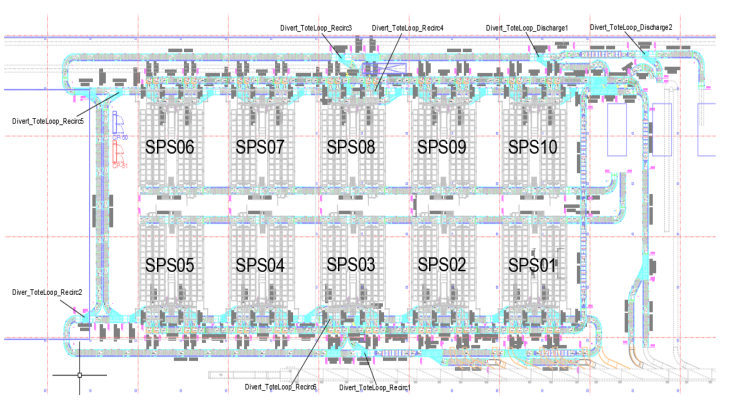
#> input picture AEO_Ottawa/ottawa_aeo_map.png, 1481 x 829 px (shown at 1/2 size)
$ python main_OTT.py
#> lines starting #> are read from the running program, lines starting #| are printed output that depends on the picture; after the words box and inside, x2 and y2 are one past the last pixel; in counts of white or black regions, pixels touching at a corner belong together
### AEO_Ottawa/helper_functions_OTT.py
import cv2
import time
import sys
from pandas import *
from datetime import datetime
import re
import numpy as np
import glob


# OPEN_CV Image Properties

COLOR_BLACK = (0, 0, 0)
COLOR_GREY = (100, 100, 100)
COLOR_WHITE = (255, 255, 255)
COLOR_YELLOW = (0, 200, 255)
COLOR_GREEN = (0, 255, 0)
COLOR_DARK_GREEN = (80, 220, 80)
COLOR_RED = (0, 0, 255)
CIRCLE_RAD_SMALL = 15
CIRCLE_RAD_MEDIUM = 24
CIRCLE_RAD_BIG = 30
TEXT_FONT_SIZE = 1
TEXT_FONT_THICKNESS = 2

# OPEN_CV Video Properties

# Video will be saved at 2 FPS. Slow to properly track the tote
FRAME_RATE = 2
# 200 ms was found to be a good balance
WAIT_KEY_PARAM= 200
# Video format
VIDEO_FORMAT = cv2.VideoWriter_fourcc(*'MP4V')

# Manually sourced coordinates of the stations

station_coordinates = {
	"Divert_SPS01_HighwayFeeder": (1070, 590),
	"Divert_SPS02_HighwayFeeder": (890, 590),
	"Divert_SPS03_HighwayFeeder": (700, 590),
	"Divert_SPS04_HighwayFeeder": (525, 590),
	"Divert_SPS05_HighwayFeeder": (340, 590),
	"Divert_SPS06_HighwayFeeder": (340, 220),
	"Divert_SPS07_HighwayFeeder": (525, 220),
	"Divert_SPS08_HighwayFeeder": (700, 220),
	"Divert_SPS09_HighwayFeeder": (890, 220),
	"Divert_SPS10_HighwayFeeder": (1070, 220),
	"Divert_ToteLoop_Recirc1": (730, 680),
	"Divert_ToteLoop_Recirc6": (660, 680),
	"Divert_ToteLoop_Recirc3": (660, 140),
	"Divert_ToteLoop_Recirc4": (730, 140),
	"Divert_ToteLoop_Recirc2": (180, 640),
	"Divert_ToteLoop_Recirc5": (240, 180),
	"Divert_ToteLoop_Discharge1": (1080, 110),
	"Divert_ToteLoop_Discharge2": (1280, 110),
}

# Manually sourced coordinates for the box to be drawn, these are added to the posiitons
# of the stations listed above

box_position_coordinates = {
	"Divert_SPS01_HighwayFeeder": [-20, -100, 40, -160],
	"Divert_SPS02_HighwayFeeder": [-20, -100, 40, -160],
	"Divert_SPS03_HighwayFeeder": [-20, -100, 40, -160],
	"Divert_SPS04_HighwayFeeder": [-20, -100, 40, -160],
	"Divert_SPS05_HighwayFeeder": [-20, -100, 40, -160],
	"Divert_SPS06_HighwayFeeder": [-20, 100, 40, 160],
	"Divert_SPS07_HighwayFeeder": [-20, 100, 40, 160],
	"Divert_SPS08_HighwayFeeder": [-20, 100, 40, 160],
	"Divert_SPS09_HighwayFeeder": [-20, 100, 40, 160],
	"Divert_SPS10_HighwayFeeder": [-20, 100, 40, 160],
	"Divert_ToteLoop_Recirc1": [40, 0, 100, 60],
	"Divert_ToteLoop_Recirc6": [-40, 0, -100, 60],
	"Divert_ToteLoop_Recirc3": [-40, 0, -100, -60],
	"Divert_ToteLoop_Recirc4": [40, 0, 100, -60],
	"Divert_ToteLoop_Recirc2": [-120, 20, -60, -40],
	"Divert_ToteLoop_Recirc5": [-120, 0, -60, -60],
	"Divert_ToteLoop_Discharge1": [-120, 20, -60, -40],
	"Divert_ToteLoop_Discharge2": [60, 20, 120, -40],
}


def get_tote_number(raw_data):
	"""
	Gets the tote name from the logs
	"""
	# we only need one of the messages
	first_message = raw_data["message"].tolist() [0]
	print(first_message)
	processing_first_message = first_message.split("for ", 1)[1]
	tote_number = processing_first_message.split(" @",1)[0]
	return (tote_number)

def find_time_delta(time_stamp_list,main_iterator):
	"""
	Gets the time difference between 2 timestampts whie
	iterating through the loop in main script. Not
	returning in string format because we need to add it
	in the main loop
	"""
	if main_iterator== 0:
		return 0

	time_stamp_prev = time_stamp_list[main_iterator-1]
	time_stamp_current = time_stamp_list[main_iterator]
	time_stamp_prev = datetime.strptime(time_stamp_prev, "%b %d, %Y @ %H:%M:%S.%f")
	time_stamp_current = datetime.strptime(time_stamp_current, "%b %d, %Y @ %H:%M:%S.%f")
	time_delta = time_stamp_current - time_stamp_prev

	# returns (minutes, seconds) tuple format
	time_minutes = divmod(time_delta.total_seconds(), 60)

	# this returns the time in minutes
	time_minutes = time_minutes[0] + (time_minutes [1]/60)
	return time_minutes

def find_time_spent(raw_data):
	"""
	function to calculate the time spent by a tote in the system
	"""

	time_stamps = raw_data["@timestamp"].tolist()

	time_stamp_exit = time_stamps[0]
	time_stamp_entry = time_stamps[-1]

	print('Time of Entry : ', time_stamp_entry)
	print('Time of Exit : ', time_stamp_exit)
	print('\n')

	tote_entry = datetime.strptime(time_stamp_entry, "%b %d, %Y @ %H:%M:%S.%f")
	tote_exit = datetime.strptime(time_stamp_exit, "%b %d, %Y @ %H:%M:%S.%f")
	time_delta = tote_exit - tote_entry

	# returns (minutes, seconds) tuple format
	time_minutes = divmod(time_delta.total_seconds(), 60)

	if time_minutes[0] >= 60:
		print('Total time spent by tote in the system: ', time_minutes[0] / 60,
			  ' hours')
	else:

		time_seconds = float('{:.2f}'.format(time_minutes[1]))

		print('Total time spent by tote in the system: ', time_minutes[0],
			  'minutes', time_seconds, 'seconds')


def print_summary(summary_dictionary):
	"""
	Prints the summary of the tote journey in the console when the
	tote leaves the system or at the end of the record of the tote in
	the BG system
	"""

	print('\n')
	print('Summary of the tote : ')
	print('\n')
	for k, v in summary_dictionary.items():
		print(k, end=" >>> ")
		for k2, v2 in v.items():
			print(k2, ':', v2, end=" | ")
		print('\n')
	print('\n')


def prepare_positions_list(raw_data):
	"""
	returns the positions of the tote (scanner wise)
	the list is reversed because the data is obtained in reverse
	chronological order and we want to display the animationin
	chronological order
	"""

	messages = raw_data["message"].tolist()
	positions_list_func = [msg.split("@ ", 1)[1] for msg in messages]

	# Reversing the list as to be in the reverse chronological order

	positions_list_func.reverse()
	reversed_positions_list = positions_list_func

	return reversed_positions_list


def prepare_divert_truth(raw_data):
	"""
	returns the diver TRUE/FALSE of divert decision
	the list is reversed because the data is obtained in reverse
	chronological order and we want to display the animationin
	chronological order
	"""

	messages = raw_data["message"].tolist()
	divert_truth_list_func = [msg.split("for", 1)[0] for msg in messages]

	# Reversing the list as to be reverse chronological

	divert_truth_list_func.reverse()
	reversed_divert_truth_list = divert_truth_list_func

	for idx in range(len(reversed_divert_truth_list)):

		# Extraction TRUE/FALSE from the divert decision

		divert_truth = re.findall('\((.*?)\)', reversed_divert_truth_list[idx])

		# rewrites the reversed divert list, adding 0 index because
		# the raw data is a list of length 1

		reversed_divert_truth_list[idx] = divert_truth[0]

	return reversed_divert_truth_list

### AEO_Ottawa/main_OTT.py
from helper_functions_OTT import *

# read the raw data from kibana (exported in CSV format)
data = read_csv("raw_file.csv")
#> (reads AEO_Ottawa/raw_file.csv from the repository)

# extracting the time column
time_stamps = data["@timestamp"].tolist()
time_stamps.reverse()

positions_list = prepare_positions_list(data)
divert_truth_list = prepare_divert_truth(data)

# Checks for how many times a scanner saw the tote and
# iterates that many times in the loop

total_scans = len(divert_truth_list)

looping_counters = {}

# read the map of the system
img = cv2.imread("ottawa_aeo_map.png", cv2.IMREAD_COLOR)
#> img is the input picture: shape (829, 1481, 3); mean B, G, R 234.4, 232.2, 229.3

# Adding title to the image

# get tote name
tote_name = get_tote_number(data)
# Draw TITLE rectangle - Trial and error method to get rectangle coordinates
img = cv2.rectangle(img, (510, 0), (880, 40), COLOR_BLACK, -1)
# adding the text to the TITLE  - Trial and error method to get rectangle coordinates
cv2.putText(img, "Tote : " + str(tote_name), (520, 30),
            cv2.FONT_HERSHEY_SIMPLEX, TEXT_FONT_SIZE, COLOR_WHITE,
            TEXT_FONT_THICKNESS)
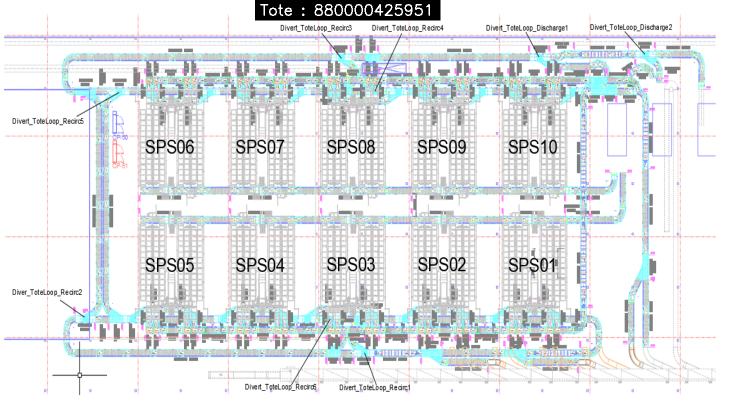
#> img: shape (829, 1481, 3) (shown at 1/2 size); mean B, G, R 231.8, 229.6, 226.6

# choose codec according to format needed
# frame size is WIDTH, HEIGHT
FRAME_SIZE = (img.shape[1], img.shape[0])
#> FRAME_SIZE = (1481, 829)
video_output = cv2.VideoWriter(
    'videos/' + str(tote_name) + '_tote_traversal.mp4', VIDEO_FORMAT, FRAME_RATE,
    FRAME_SIZE)

# will be iterated after getting data from the find_time_delta func

time_counter = 0.0

for idx in range(total_scans):

    # Checking for the name of the divert and if the divert was TRUE/FALSE

    divert_name = positions_list[idx]
    divert_truth = divert_truth_list[idx]
    # Updating dictionary values to have a good data
    # of everything

    if divert_name not in looping_counters:
        looping_counters[divert_name] = {}
        looping_counters[divert_name]['instances_visitied'] = 1
        if divert_truth == 'True':
            print('tote divert requested to: ', divert_name)
            looping_counters[divert_name]['diverted'] = 1

            # Draw filled rectangles to display the station divert TRUE Score

            # get station position coordinates
            x_1 = box_position_coordinates[divert_name][0]
            x_2 = box_position_coordinates[divert_name][2]

            y_1 = box_position_coordinates[divert_name][1]
            y_2 = box_position_coordinates[divert_name][3]

            # Adding offset to station coords to display the rectangle
            rectangle_corner_1 = (station_coordinates[divert_name][0] + x_1,
                                  station_coordinates[divert_name][1] + y_1)
            rectangle_corner_2 = (station_coordinates[divert_name][0] + x_2,
                                  station_coordinates[divert_name][1] + y_2)

            # Draw a rectangle
            img = cv2.rectangle(img, rectangle_corner_1, rectangle_corner_2,
                                COLOR_DARK_GREEN, -1)

            # Text coordinates

            text_corner_x = int(
                (station_coordinates[divert_name][0] + x_1 +
                 station_coordinates[divert_name][0] + x_2) / 2)
            text_corner_y = int(
                (station_coordinates[divert_name][1] + y_1 +
                 station_coordinates[divert_name][1] + y_2) / 2)

            # added as a manual param to center the text in the rectangle
            text_offset = 20

            # adding the text to the rectangle
            cv2.putText(
                img, str(looping_counters[divert_name]['diverted']),
                (text_corner_x - text_offset, text_corner_y + text_offset),
                cv2.FONT_HERSHEY_SIMPLEX, TEXT_FONT_SIZE, COLOR_BLACK,
                TEXT_FONT_THICKNESS)

        elif divert_truth == 'False':
            looping_counters[divert_name]['diverted'] = 0

    else:
        looping_counters[divert_name]['instances_visitied'] += 1
        if divert_truth == 'True':
            print('tote divert requested AGAIN to: ', divert_name)

            # this new updated value will now go inside the rectangle

            looping_counters[divert_name]['diverted'] += 1

            # Draw filled rectangles to display the station divert TRUE Score

            # get station position coordinates
            x_1 = box_position_coordinates[divert_name][0]
            x_2 = box_position_coordinates[divert_name][2]

            y_1 = box_position_coordinates[divert_name][1]
            y_2 = box_position_coordinates[divert_name][3]

            # Adding offset to station coords to display the rectangle
            rectangle_corner_1 = (station_coordinates[divert_name][0] + x_1,
                                  station_coordinates[divert_name][1] + y_1)
            rectangle_corner_2 = (station_coordinates[divert_name][0] + x_2,
                                  station_coordinates[divert_name][1] + y_2)

            # Draw a rectangle
            img = cv2.rectangle(img, rectangle_corner_1, rectangle_corner_2,
                                COLOR_DARK_GREEN, -1)

            # Text coordinates

            text_corner_x = int(
                (station_coordinates[divert_name][0] + x_1 +
                 station_coordinates[divert_name][0] + x_2) / 2)
            text_corner_y = int(
                (station_coordinates[divert_name][1] + y_1 +
                 station_coordinates[divert_name][1] + y_2) / 2)

            # added as a manual param to center the text in the rectangle
            text_offset = 20

            # adding the text to the rectangle
            cv2.putText(
                img, str(looping_counters[divert_name]['diverted']),
                (text_corner_x - text_offset, text_corner_y + text_offset),
                cv2.FONT_HERSHEY_SIMPLEX, TEXT_FONT_SIZE, COLOR_BLACK,
                TEXT_FONT_THICKNESS)

    # change color of the circle based on divert truth.
    # if divert == true, circle color == green
    # if divert == false, circle color == red

    if divert_truth == 'False':

        img = cv2.circle(img,
                         station_coordinates[divert_name],
                         radius=CIRCLE_RAD_SMALL,
                         color=COLOR_RED,
                         thickness=-1)
        cv2.imshow("Station Map", img)
        cv2.waitKey(WAIT_KEY_PARAM)

    else:

        img = cv2.circle(img,
                         station_coordinates[divert_name],
                         radius=CIRCLE_RAD_MEDIUM,
                         color=COLOR_GREEN,
                         thickness=-1)
        cv2.imshow("Station Map", img)
        cv2.waitKey(WAIT_KEY_PARAM)

    # saving the video output here so that the circle colors show up

    video_output.write(img)

    # resetting back to black circle

    img = cv2.circle(img,
                     station_coordinates[divert_name],
                     radius=CIRCLE_RAD_BIG,
                     color=COLOR_BLACK,
                     thickness=-1)

    # to display live time spent in the system
    img = cv2.rectangle(img, (1150, 0), (1500, 40), COLOR_BLACK, -1)
    time_difference = float(find_time_delta(time_stamps, idx))
    time_counter += time_difference
    time_counter = float('{:.2f}'.format(time_counter))

    # # adding the text to the TITLE  - Trial and error method to get rectangle coordinates
    cv2.putText(img,
                str(time_counter) + " minutes", (1150, 25),
                cv2.FONT_HERSHEY_SIMPLEX, 1, COLOR_YELLOW, 2)

    cv2.imshow("Station Map", img)
    cv2.waitKey(WAIT_KEY_PARAM)
#> this loop made 31 passes
#> pass 1, `img = cv2.rectangle(img, rectangle_corner_1, rectangle_corner_2, COLOR..`:
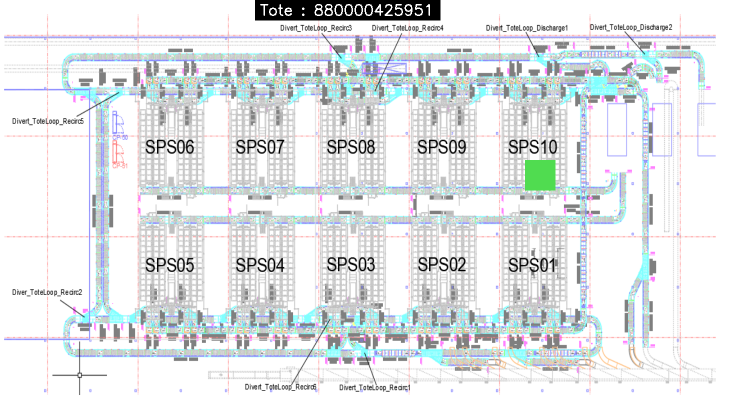
#> img: shape (829, 1481, 3) (shown at 1/2 size); 0.3% of pixels changed, all inside (x1, y1, x2, y2) = (1050, 320, 1111, 381)
#> pass 1, `img = cv2.circle(img, station_coordinates[divert_name], radius=CIRCLE_..`:
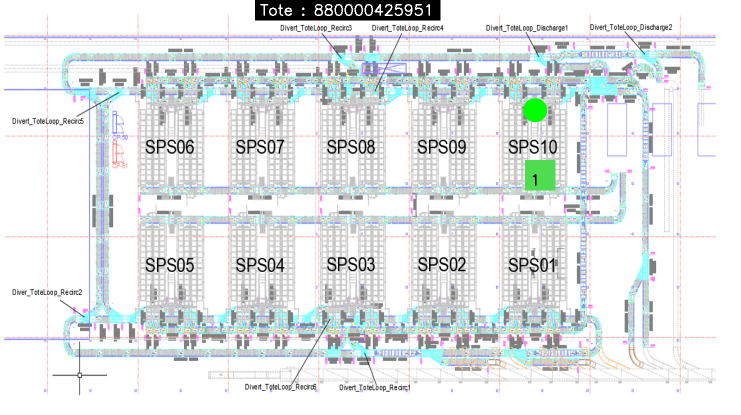
#> img: shape (829, 1481, 3) (shown at 1/2 size); 0.15% of pixels changed, all inside (x1, y1, x2, y2) = (1046, 196, 1095, 372)
#> pass 1, `img = cv2.circle(img, station_coordinates[divert_name], radius=CIRCLE_..`:
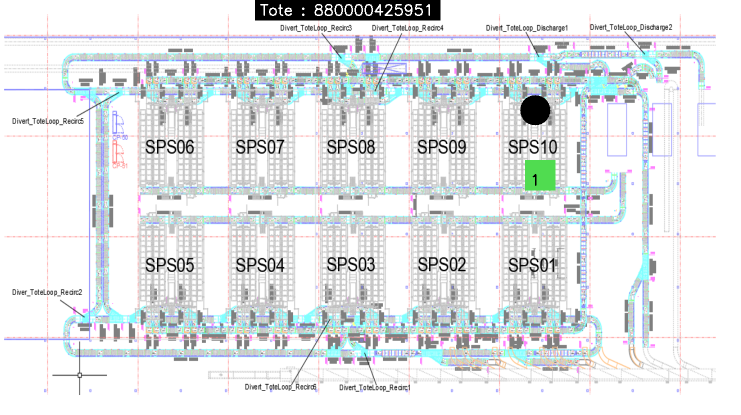
#> img: shape (829, 1481, 3) (shown at 1/2 size); 0.23% of pixels changed, all inside (x1, y1, x2, y2) = (1040, 190, 1101, 251)
#> pass 1, `img = cv2.rectangle(img, (1150, 0), (1500, 40), COLOR_BLACK, -1)`:
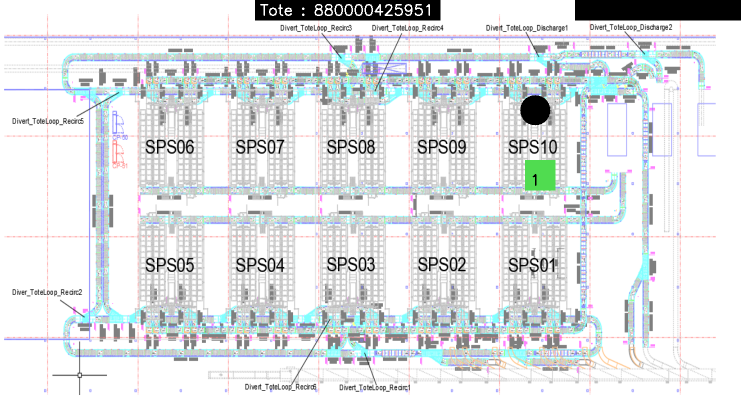
#> img: shape (829, 1481, 3) (shown at 1/2 size); 1.11% of pixels changed, all inside (x1, y1, x2, y2) = (1150, 0, 1481, 41)
#> after the loop:
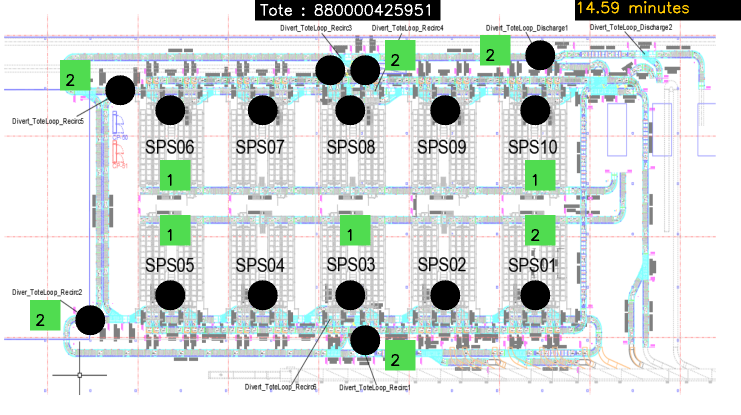
#> img: shape (829, 1481, 3) (shown at 1/2 size); 6.29% of pixels changed, all inside (x1, y1, x2, y2) = (60, 2, 1378, 741)
#> after the loop, looping_counters = 16 items; time_counter = 14.59

video_output.release()

cv2.destroyAllWindows()
# print the summary of the tote

print_summary(looping_counters)
#> the loop in print_summary, `for k, v in summary_dictionary.items():` made 16 passes
#> (k, v) on passes 1 to 9: ('Divert_SPS10_HighwayFeeder', {'instances_visitied': 2, 'diverted': 1}), ('Divert_SPS09_HighwayFeeder', {'instances_visitied': 2, 'diverted': 0}), ('Divert_SPS08_HighwayFeeder', {'instances_visitied': 2, 'diverted': 0}), ('Divert_ToteLoop_Recirc4', {'instances_visitied': 4, 'diverted': 2}), ('Divert_SPS07_HighwayFeeder', {'instances_visitied': 1, 'diverted': 0}), ('Divert_SPS06_HighwayFeeder', {'instances_visitied': 1, 'diverted': 1}), ('Divert_ToteLoop_Recirc5', {'instances_visitied': 2, 'diverted': 2}), ('Divert_SPS05_HighwayFeeder', {'instances_visitied': 1, 'diverted': 1}), ('Divert_SPS04_HighwayFeeder', {'instances_visitied': 1, 'diverted': 0})
#| Divert_SPS10_HighwayFeeder >>> instances_visitied : 2 | diverted : 1 |
#| Divert_SPS09_HighwayFeeder >>> instances_visitied : 2 | diverted : 0 |
#| Divert_SPS08_HighwayFeeder >>> instances_visitied : 2 | diverted : 0 |
#| Divert_ToteLoop_Recirc4 >>> instances_visitied : 4 | diverted : 2 |
#| Divert_SPS07_HighwayFeeder >>> instances_visitied : 1 | diverted : 0 |
#| Divert_SPS06_HighwayFeeder >>> instances_visitied : 1 | diverted : 1 |
#| Divert_ToteLoop_Recirc5 >>> instances_visitied : 2 | diverted : 2 |
#| Divert_SPS05_HighwayFeeder >>> instances_visitied : 1 | diverted : 1 |
#> (further printed lines are left out)

# Check the duration the tote spent in the system

find_time_spent(data)
print('\n')
